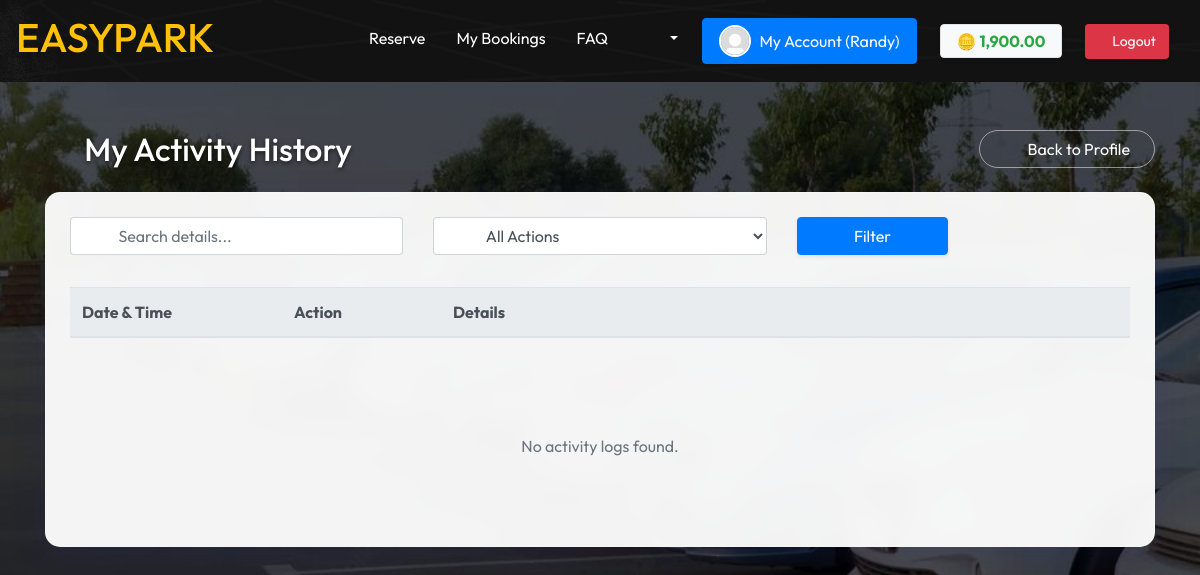
/activity_logs.php?page=2 (signed in), run on an earlier commit of the app's database.
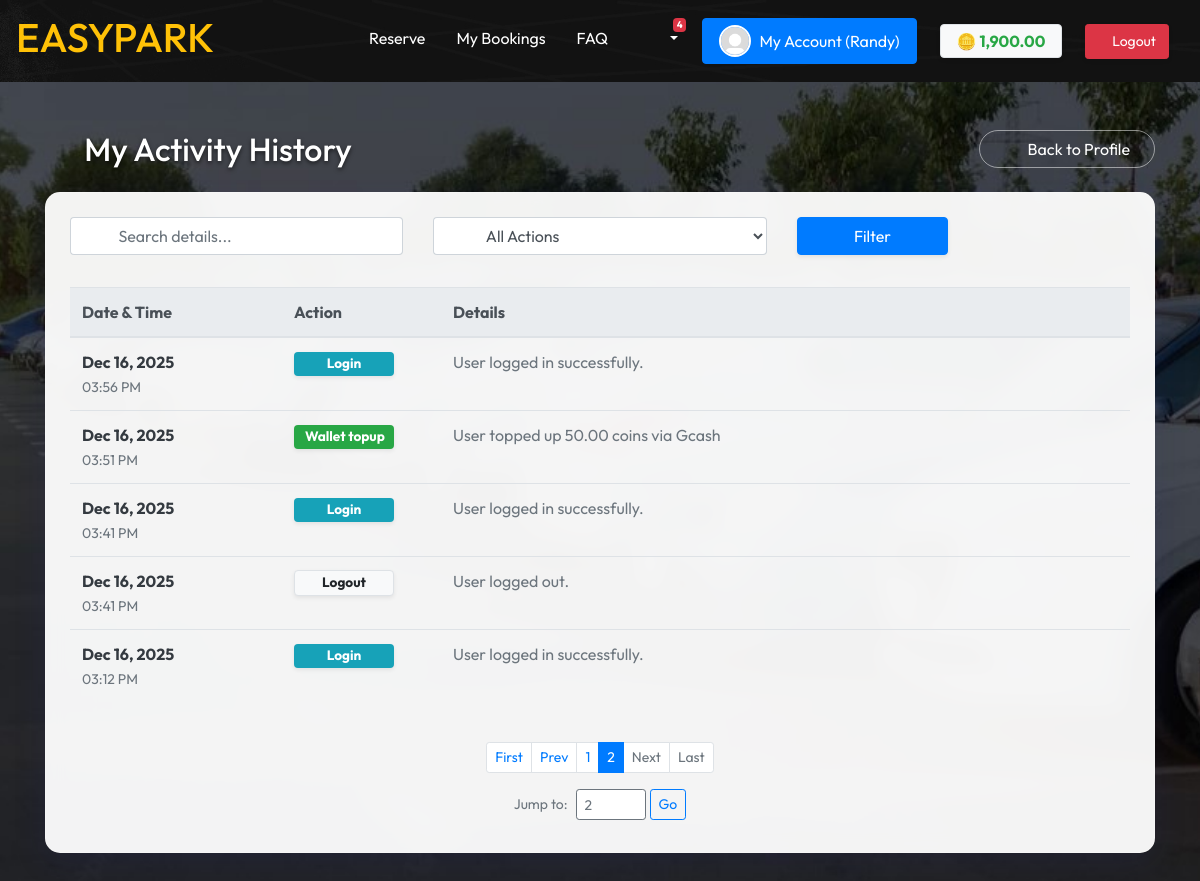
And on a later commit of the database.
### tables this page shows
CREATE TABLE `activity_logs` (
  `log_id` int(11) NOT NULL,
  `user_id` int(11) DEFAULT NULL,
  `user_type` enum('admin','staff','client') NOT NULL,
  `action` varchar(50) NOT NULL,
  `details` text DEFAULT NULL,
  `ip_address` varchar(45) DEFAULT NULL,
  `created_at` timestamp NULL DEFAULT current_timestamp()
);

### includes/notifications.php (called while the page is built, shortened)
<?php
function countUnreadNotifications($pdo, $user_id)
{
    $stmt = $pdo->prepare("SELECT COUNT(*) FROM notifications WHERE user_id = ? AND is_read = 0");
    $stmt->execute([$user_id]);
    return (int) $stmt->fetchColumn();
}
?>

### activity_logs.php (the view, shortened to what the changed rows need)
<?php
require_once 'includes/db.php';
$user_id = $_SESSION['user_id'];
$page = max(1, intval($_GET['page'] ?? 1));
$perPage = 15;
$offset = ($page - 1) * $perPage;
$where = ["l.user_id = :user_id"];
$params = [':user_id' => $user_id];
$whereClause = 'WHERE ' . implode(' AND ', $where);
$countStmt = $pdo->prepare("SELECT COUNT(*) FROM activity_logs l $whereClause");
$countStmt->execute($params);
$total = $countStmt->fetchColumn();
$totalPages = ceil($total / $perPage);
$sql = "SELECT l.*
        FROM activity_logs l
        $whereClause
        ORDER BY l.created_at DESC
        LIMIT :limit OFFSET :offset";
$stmt = $pdo->prepare($sql);
foreach ($params as $key => $val) {
    $stmt->bindValue($key, $val);
}
$stmt->bindValue(':limit', $perPage, PDO::PARAM_INT);
$stmt->bindValue(':offset', $offset, PDO::PARAM_INT);
$stmt->execute();
$logs = $stmt->fetchAll(PDO::FETCH_ASSOC);
?>
<!DOCTYPE html>
<html lang="en">
<head>
    <link rel="stylesheet" href="css/font-awesome.min.css">
    <link rel="stylesheet" href="css/bootstrap.min.css">
</head>
<body class="bg-car">
    <?php include 'includes/client_navbar.php'; ?>
    <div class="container py-5">
        <div class="d-flex justify-content-between align-items-center mb-4">
            <h2 class="text-white mb-0" style="text-shadow: 0 2px 4px rgba(0,0,0,0.6);">
                <i class="fa fa-history mr-2"></i> My Activity History
            </h2>
        </div>
        <div class="glass-card p-4">
            <div class="table-responsive">
                <table class="table table-hover align-middle">
                    <thead class="thead-light">
                        <tr>
                            <th width="20%">Date & Time</th>
                            <th width="15%">Action</th>
                            <th width="65%">Details</th>
                        </tr>
                    </thead>
                    <tbody>
                        <?php if (count($logs) > 0): ?>
                            <?php foreach ($logs as $log): ?>
                                <?php
                                $badgeClass = 'secondary';
                                $act = strtolower($log['action']);
                                if (strpos($act, 'login') !== false)
                                    $badgeClass = 'info';
                                elseif (strpos($act, 'logout') !== false)
                                    $badgeClass = 'light border';
                                elseif (strpos($act, 'reservation') !== false)
                                    $badgeClass = 'primary';
                                elseif (strpos($act, 'cancel') !== false || strpos($act, 'delete') !== false)
                                    $badgeClass = 'danger';
                                elseif (strpos($act, 'update') !== false || strpos($act, 'edit') !== false)
                                    $badgeClass = 'warning';
                                elseif (strpos($act, 'create') !== false || strpos($act, 'add') !== false || strpos($act, 'topup') !== false)
                                    $badgeClass = 'success';
                                ?>
                                <tr>
                                    <td>
                                        <div class="font-weight-bold text-dark">
                                            <?= date('M d, Y', strtotime($log['created_at'])) ?>
                                        </div>
                                        <small class="text-muted">
                                            <?= date('h:i A', strtotime($log['created_at'])) ?>
                                        </small>
                                    </td>
                                    <td>
                                        <span class="badge badge-<?= $badgeClass ?> badge-action shadow-sm">
                                            <?= ucfirst(str_replace('_', ' ', $log['action'])) ?>
                                        </span>
                                    </td>
                                    <td class="text-secondary">
                                        <?= htmlspecialchars($log['details']) ?>
                                    </td>
                                </tr>
                            <?php endforeach; ?>
                        <?php else: ?>
                            <tr>
                                <td colspan="3" class="text-center py-5 text-muted">
                                    <i class="fa fa-info-circle fa-2x mb-3 d-block text-gray-300"></i>
                                    No activity logs found.
                                </td>
                            </tr>
                        <?php endif; ?>
                    </tbody>
                </table>
            </div>
            <?php if ($totalPages > 1): ?>
                <nav aria-label="Page navigation" class="mt-4 mb-2">
                    <ul class="pagination pagination-sm justify-content-center">
                        <?php
                        $q = $_GET;
                        function buildLink($p, $q)
                        {
                            $q['page'] = $p;
                            return '?' . http_build_query($q);
                        }
                        ?>
                        <li class="page-item <?= ($page <= 1) ? 'disabled' : '' ?>">
                            <a class="page-link" href="<?= buildLink(1, $q) ?>">First</a>
                        </li>
                        <li class="page-item <?= ($page <= 1) ? 'disabled' : '' ?>">
                            <a class="page-link" href="<?= buildLink($page - 1, $q) ?>">Prev</a>
                        </li>
                        <?php
                        $start = max(1, $page - 2);
                        $end = min($totalPages, $page + 2);
                        for ($i = $start; $i <= $end; $i++):
                            ?>
                            <li class="page-item <?= ($i == $page) ? 'active' : '' ?>">
                                <a class="page-link" href="<?= buildLink($i, $q) ?>"><?= $i ?></a>
                            </li>
                        <?php endfor; ?>
                        <li class="page-item <?= ($page >= $totalPages) ? 'disabled' : '' ?>">
                            <a class="page-link" href="<?= buildLink($page + 1, $q) ?>">Next</a>
                        </li>
                        <li class="page-item <?= ($page >= $totalPages) ? 'disabled' : '' ?>">
                            <a class="page-link" href="<?= buildLink($totalPages, $q) ?>">Last</a>
                        </li>
                    </ul>
                    <form action="" method="GET" class="form-inline justify-content-center mt-2">
                        <label class="mr-2 text-muted small">Jump to:</label>
                        <input type="number" name="page" min="1" max="<?= $totalPages ?>"
                            class="form-control form-control-sm border-secondary" style="width: 70px;"
                            placeholder="<?= $page ?>">
                        <button type="submit" class="btn btn-sm btn-outline-primary ml-1">Go</button>
                    </form>
                </nav>
            <?php endif; ?>
        </div>
    </div>
</body>
</html>

### includes/client_navbar.php (shortened to what the changed rows need)
<?php
require_once __DIR__ . '/db.php';
if (isset($_SESSION['user_id'])) {
    $user_id = $_SESSION['user_id'];
}
?>
<nav id="navbar" class="navbar navbar-expand-lg bg-image-dark navbar-dark sticky-top w-100 px-3">
    <a id="opp" class="navbar-brand" href="index.php" data-toggle="tooltip" title="Back to Home"
        data-placement="bottom">
        <h1 class="custom-size 75rem">EASYPARK</h1>
    </a>
    <div class="collapse navbar-collapse justify-content-end" id="collapsibleNavbar">
        <ul id="opp" class="navbar-nav">
            <?php if (isset($_SESSION['user_id'])): ?>
                <?php
                require_once __DIR__ . '/notifications.php';
                $unreadCount = 0;
                if (isset($pdo)) {
                    $unreadCount = countUnreadNotifications($pdo, $_SESSION['user_id']);
                }
                ?>
                <li class="nav-item dropdown mr-3">
                    <a class="nav-link dropdown-toggle position-relative" href="#" id="alertsDropdown" role="button"
                        data-toggle="dropdown" aria-haspopup="true" aria-expanded="false" title="Notifications">
                        <i class="fas fa-bell fa-fw" style="font-size: 1.2rem;"></i>
                        <?php if ($unreadCount > 0): ?>
                            <span class="badge badge-danger badge-counter position-absolute"
                                style="top: 0; right: 0; font-size: 0.6rem;"><?= $unreadCount > 9 ? '9+' : $unreadCount ?></span>
                        <?php endif; ?>
                    </a>
                </li>
            <?php endif; ?>
        </ul>
    </div>
</nav>

What changed in the data, as far as the page shows it:
added activity_logs: created_at "Dec 16, 2025", created_at "03:56 PM", action "Login", details "User logged in successfully."
added activity_logs: created_at "Dec 16, 2025", created_at "03:51 PM", action "Wallet topup", details "User topped up 50.00 coins via Gcash"
added activity_logs: created_at "Dec 16, 2025", created_at "03:41 PM", action "Login", details "User logged in successfully."
added activity_logs: created_at "Dec 16, 2025", created_at "03:41 PM", action "Logout", details "User logged out."
added activity_logs: created_at "Dec 16, 2025", created_at "03:12 PM", action "Login", details "User logged in successfully."
Also different on the page:
$unreadCount: (not shown) → "4"
form field page: (not shown) → "2"
text no longer shown: "No activity logs found."
text now shown: "First Prev Next Last Jump to: Go"
new list line: "1"
new list line: "2"
